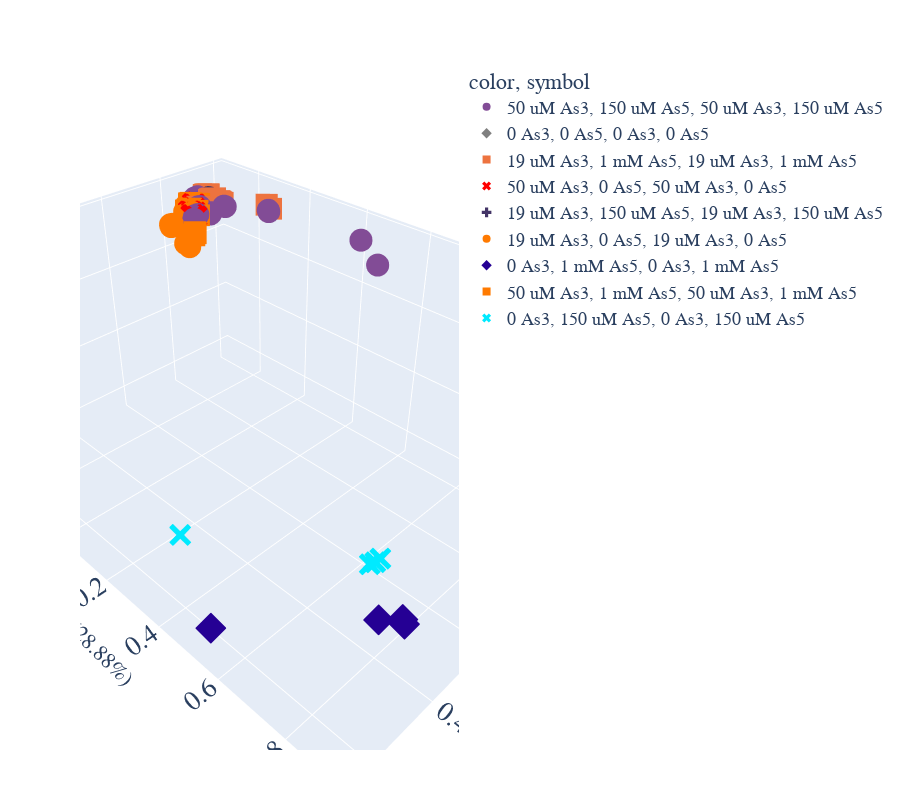

Notebook code cell kept with this figure:
### Markdown cell above
# PCA

### Code cell
reload(analysis)
var=analysis.multivar(ys,x,namedic, color_dict=color_dic)
# pc,a,b=var.pca_run()
# var.pca_fig('PC 1', 'PC 2')
# var.pca_fig('PC 1', 'PC 3')
# var.pca_fig('PC 2', 'PC 3')
var.pca_3d()

### Figure 1 — Plotly figure (JSON) as saved in the notebook; plotly's stock layout.template omitted (floating-point values rounded to 4 significant figures)
{"data": [{"hovertemplate": "<b>%{hovertext}</b><br><br>color=50 uM As3, 150 uM As5<br>symbol=50 uM As3, 150 uM As5<br>PC 3=%{x}<br>PC 2=%{y}<br>PC 1=%{z}<extra></extra>", "hovertext": ["50 uM As3, 150 uM As5", "50 uM As3, 150 uM As5", "50 uM As3, 150 uM As5", "50 uM As3, 150 uM As5", "50 uM As3, 150 uM As5", "50 uM As3, 150 uM As5", "50 uM As3, 150 uM As5", "50 uM As3, 150 uM As5", "50 uM As3, 150 uM As5", "50 uM As3, 150 uM As5", "50 uM As3, 150 uM As5", "50 uM As3, 150 uM As5", "50 uM As3, 150 uM As5", "50 uM As3, 150 uM As5", "50 uM As3, 150 uM As5", "50 uM As3, 150 uM As5", "50 uM As3, 150 uM As5", "50 uM As3, 150 uM As5", "50 uM As3, 150 uM As5", "50 uM As3, 150 uM As5", "50 uM As3, 150 uM As5", "50 uM As3, 150 uM As5", "50 uM As3, 150 uM As5", "50 uM As3, 150 uM As5", "50 uM As3, 150 uM As5"], "legendgroup": "50 uM As3, 150 uM As5, 50 uM As3, 150 uM As5", "marker": {"color": "#824c96", "symbol": "circle"}, "mode": "markers", "name": "50 uM As3, 150 uM As5, 50 uM As3, 150 uM As5", "scene": "scene", "showlegend": true, "type": "scatter3d", "x": [-0.07624, -0.0755, -0.06918, -0.06904, -0.06449, -0.2058, -0.1105, -0.1139, -0.05771, -0.05827, 0.08962, 0.07972, 0.07379, 0.06842, 0.06504, 0.02887, 0.02315, 0.01998, 0.02567, 0.0251, -0.1453, 0.02654, 0.01976, 0.03002, 0.02851], "y": [-0.2918, -0.292, -0.2956, -0.2937, -0.2941, 0.2055, -0.03881, -0.04401, -0.1542, -0.16, -0.1118, -0.1211, -0.1256, -0.1235, -0.1248, -0.1662, -0.1722, -0.1693, -0.169, -0.1667, 0.3115, -0.1194, -0.1259, -0.1373, -0.1424], "z": [0.9501, 0.9494, 0.9474, 0.947, 0.9463, 0.9332, 0.9685, 0.9698, 0.9648, 0.9643, 0.9845, 0.9854, 0.9856, 0.9863, 0.9863, 0.9823, 0.9821, 0.9828, 0.983, 0.9833, 0.9189, 0.978, 0.9781, 0.9773, 0.9774]}, {"hovertemplate": "<b>%{hovertext}</b><br><br>color=0 As3, 0 As5<br>symbol=0 As3, 0 As5<br>PC 3=%{x}<br>PC 2=%{y}<br>PC 1=%{z}<extra></extra>", "hovertext": ["0 As3, 0 As5", "0 As3, 0 As5", "0 As3, 0 As5", "0 As3, 0 As5", "0 As3, 0 As5", "0 As3, 0 As5", "0 As3, 0 As5", "0 As3, 0 As5", "0 As3, 0 As5", "0 As3, 0 As5", "0 As3, 0 As5", "0 As3, 0 As5", "0 As3, 0 As5", "0 As3, 0 As5", "0 As3, 0 As5", "0 As3, 0 As5", "0 As3, 0 As5", "0 As3, 0 As5", "0 As3, 0 As5", "0 As3, 0 As5", "0 As3, 0 As5", "0 As3, 0 As5", "0 As3, 0 As5", "0 As3, 0 As5", "0 As3, 0 As5"], "legendgroup": "0 As3, 0 As5, 0 As3, 0 As5", "marker": {"color": "grey", "symbol": "diamond"}, "mode": "markers", "name": "0 As3, 0 As5, 0 As3, 0 As5", "scene": "scene", "showlegend": true, "type": "scatter3d", "x": [-0.08521, -0.08055, -0.08392, -0.08371, -0.0847, -0.09928, -0.09475, -0.09151, -0.09401, -0.09336, -0.09244, -0.08503, -0.08222, -0.08273, -0.08378, -0.07461, -0.06899, -0.06651, -0.06398, -0.06429, -0.0877, -0.08317, -0.08197, -0.08191, -0.08179], "y": [0.9013, 0.9004, 0.9001, 0.8996, 0.899, 0.9, 0.9, 0.8996, 0.8988, 0.8996, 0.9003, 0.8999, 0.8996, 0.8993, 0.8987, 0.8996, 0.893, 0.8885, 0.8854, 0.883, 0.9063, 0.9048, 0.9034, 0.9021, 0.9012], "z": [0.4068, 0.4092, 0.4086, 0.4095, 0.4101, 0.4063, 0.4093, 0.4115, 0.4129, 0.412, 0.4068, 0.4092, 0.4104, 0.41, 0.4103, 0.3919, 0.3885, 0.3858, 0.383, 0.3829, 0.3994, 0.4, 0.3991, 0.3978, 0.3968]}, {"hovertemplate": "<b>%{hovertext}</b><br><br>color=19 uM As3, 1 mM As5<br>symbol=19 uM As3, 1 mM As5<br>PC 3=%{x}<br>PC 2=%{y}<br>PC 1=%{z}<extra></extra>", "hovertext": ["19 uM As3, 1 mM As5", "19 uM As3, 1 mM As5", "19 uM As3, 1 mM As5", "19 uM As3, 1 mM As5", "19 uM As3, 1 mM As5", "19 uM As3, 1 mM As5", "19 uM As3, 1 mM As5", "19 uM As3, 1 mM As5", "19 uM As3, 1 mM As5", "19 uM As3, 1 mM As5", "19 uM As3, 1 mM As5", "19 uM As3, 1 mM As5", "19 uM As3, 1 mM As5", "19 uM As3, 1 mM As5", "19 uM As3, 1 mM As5", "19 uM As3, 1 mM As5", "19 uM As3, 1 mM As5", "19 uM As3, 1 mM As5", "19 uM As3, 1 mM As5", "19 uM As3, 1 mM As5", "19 uM As3, 1 mM As5", "19 uM As3, 1 mM As5", "19 uM As3, 1 mM As5", "19 uM As3, 1 mM As5", "19 uM As3, 1 mM As5"], "legendgroup": "19 uM As3, 1 mM As5, 19 uM As3, 1 mM As5", "marker": {"color": "#ed733f", "symbol": "square"}, "mode": "markers", "name": "19 uM As3, 1 mM As5, 19 uM As3, 1 mM As5", "scene": "scene", "showlegend": true, "type": "scatter3d", "x": [-0.1374, -0.1363, -0.1339, -0.1325, -0.1295, -0.1212, -0.06716, -0.06725, -0.1291, -0.06849, -0.06637, -0.06079, -0.05587, -0.05069, -0.04519, -0.1296, -0.1287, -0.1264, -0.1213, -0.116, 0.01329, 0.01047, 0.01203, 0.01248, 0.01575], "y": [-0.3136, -0.3142, -0.3173, -0.3169, -0.3189, -0.04097, -0.175, -0.1831, -0.0655, -0.1889, -0.2052, -0.2087, -0.2084, -0.2079, -0.2057, -0.3068, -0.3088, -0.3109, -0.3109, -0.3107, -0.1801, -0.1838, -0.1848, -0.1878, -0.1925], "z": [0.9347, 0.9354, 0.935, 0.9353, 0.9349, 0.973, 0.9676, 0.9678, 0.9751, 0.9682, 0.9719, 0.9721, 0.9727, 0.973, 0.9733, 0.9379, 0.938, 0.9378, 0.9386, 0.9392, 0.9755, 0.9754, 0.9755, 0.975, 0.9736]}, {"hovertemplate": "<b>%{hovertext}</b><br><br>color=50 uM As3, 0 As5<br>symbol=50 uM As3, 0 As5<br>PC 3=%{x}<br>PC 2=%{y}<br>PC 1=%{z}<extra></extra>", "hovertext": ["50 uM As3, 0 As5", "50 uM As3, 0 As5", "50 uM As3, 0 As5", "50 uM As3, 0 As5", "50 uM As3, 0 As5", "50 uM As3, 0 As5", "50 uM As3, 0 As5", "50 uM As3, 0 As5", "50 uM As3, 0 As5", "50 uM As3, 0 As5", "50 uM As3, 0 As5", "50 uM As3, 0 As5", "50 uM As3, 0 As5", "50 uM As3, 0 As5", "50 uM As3, 0 As5", "50 uM As3, 0 As5", "50 uM As3, 0 As5", "50 uM As3, 0 As5", "50 uM As3, 0 As5", "50 uM As3, 0 As5", "50 uM As3, 0 As5", "50 uM As3, 0 As5", "50 uM As3, 0 As5", "50 uM As3, 0 As5", "50 uM As3, 0 As5"], "legendgroup": "50 uM As3, 0 As5, 50 uM As3, 0 As5", "marker": {"color": "#ff0000", "symbol": "x"}, "mode": "markers", "name": "50 uM As3, 0 As5, 50 uM As3, 0 As5", "scene": "scene", "showlegend": true, "type": "scatter3d", "x": [-0.02217, -0.0226, -0.02014, -0.01973, -0.01702, 0.03889, 0.0341, 0.03409, 0.03661, 0.03753, 0.01796, 0.01037, 0.01036, 0.008949, 0.008794, 0.07781, 0.08313, 0.0807, 0.07734, 0.0794, 0.06092, 0.06465, 0.06425, 0.06264, 0.06456], "y": [-0.2297, -0.2332, -0.232, -0.2341, -0.2325, -0.1651, -0.1716, -0.1744, -0.1734, -0.1745, -0.1952, -0.1987, -0.2043, -0.21, -0.2113, -0.1146, -0.1227, -0.1318, -0.1301, -0.1328, -0.1388, -0.1479, -0.1612, -0.1574, -0.1608], "z": [0.966, 0.9642, 0.9643, 0.9634, 0.9637, 0.9826, 0.9821, 0.9818, 0.9818, 0.9816, 0.9768, 0.9768, 0.9757, 0.9748, 0.9746, 0.9875, 0.9865, 0.9859, 0.9866, 0.9862, 0.9861, 0.9854, 0.9835, 0.9842, 0.9836]}, {"hovertemplate": "<b>%{hovertext}</b><br><br>color=19 uM As3, 150 uM As5<br>symbol=19 uM As3, 150 uM As5<br>PC 3=%{x}<br>PC 2=%{y}<br>PC 1=%{z}<extra></extra>", "hovertext": ["19 uM As3, 150 uM As5", "19 uM As3, 150 uM As5", "19 uM As3, 150 uM As5", "19 uM As3, 150 uM As5", "19 uM As3, 150 uM As5", "19 uM As3, 150 uM As5", "19 uM As3, 150 uM As5", "19 uM As3, 150 uM As5", "19 uM As3, 150 uM As5", "19 uM As3, 150 uM As5", "19 uM As3, 150 uM As5", "19 uM As3, 150 uM As5", "19 uM As3, 150 uM As5", "19 uM As3, 150 uM As5", "19 uM As3, 150 uM As5", "19 uM As3, 150 uM As5", "19 uM As3, 150 uM As5", "19 uM As3, 150 uM As5", "19 uM As3, 150 uM As5", "19 uM As3, 150 uM As5", "19 uM As3, 150 uM As5", "19 uM As3, 150 uM As5", "19 uM As3, 150 uM As5", "19 uM As3, 150 uM As5", "19 uM As3, 150 uM As5"], "legendgroup": "19 uM As3, 150 uM As5, 19 uM As3, 150 uM As5", "marker": {"color": "#433466", "symbol": "cross"}, "mode": "markers", "name": "19 uM As3, 150 uM As5, 19 uM As3, 150 uM As5", "scene": "scene", "showlegend": true, "type": "scatter3d", "x": [-0.09876, -0.09851, -0.09851, -0.09536, -0.09064, -0.1216, -0.1187, -0.1145, -0.1123, -0.1078, -0.1146, -0.1147, -0.1124, -0.111, -0.1082, -0.1092, -0.1076, -0.1075, -0.1028, -0.09951, -0.09725, -0.09361, -0.08701, -0.08538, -0.07946], "y": [-0.2513, -0.2546, -0.2561, -0.2562, -0.2567, -0.2965, -0.2963, -0.2976, -0.2977, -0.2986, -0.2784, -0.2829, -0.2835, -0.2842, -0.2845, -0.2757, -0.277, -0.2779, -0.2811, -0.2802, -0.2235, -0.226, -0.2283, -0.2296, -0.2314], "z": [0.961, 0.9605, 0.9603, 0.9605, 0.9608, 0.9449, 0.9454, 0.9453, 0.9453, 0.9452, 0.9507, 0.95, 0.9503, 0.9503, 0.9505, 0.9521, 0.9524, 0.9522, 0.9518, 0.9521, 0.9667, 0.9667, 0.9666, 0.9659, 0.9656]}, {"hovertemplate": "<b>%{hovertext}</b><br><br>color=19 uM As3, 0 As5<br>symbol=19 uM As3, 0 As5<br>PC 3=%{x}<br>PC 2=%{y}<br>PC 1=%{z}<extra></extra>", "hovertext": ["19 uM As3, 0 As5", "19 uM As3, 0 As5", "19 uM As3, 0 As5", "19 uM As3, 0 As5", "19 uM As3, 0 As5", "19 uM As3, 0 As5", "19 uM As3, 0 As5", "19 uM As3, 0 As5", "19 uM As3, 0 As5", "19 uM As3, 0 As5", "19 uM As3, 0 As5", "19 uM As3, 0 As5", "19 uM As3, 0 As5", "19 uM As3, 0 As5", "19 uM As3, 0 As5", "19 uM As3, 0 As5", "19 uM As3, 0 As5", "19 uM As3, 0 As5", "19 uM As3, 0 As5", "19 uM As3, 0 As5", "19 uM As3, 0 As5", "19 uM As3, 0 As5", "19 uM As3, 0 As5", "19 uM As3, 0 As5", "19 uM As3, 0 As5"], "legendgroup": "19 uM As3, 0 As5, 19 uM As3, 0 As5", "marker": {"color": "#ff7a00", "symbol": "circle"}, "mode": "markers", "name": "19 uM As3, 0 As5, 19 uM As3, 0 As5", "scene": "scene", "showlegend": true, "type": "scatter3d", "x": [0.19, 0.1814, 0.1833, 0.1841, 0.1871, 0.07738, 0.06875, 0.06726, 0.06596, 0.06407, 0.0673, 0.06689, 0.06463, 0.06688, 0.0708, 0.01236, 0.01501, 0.01493, 0.01787, 0.01989, 0.1455, 0.1392, 0.1354, 0.139, 0.1413], "y": [-0.01197, -0.02621, -0.02386, -0.02642, -0.03047, -0.1599, -0.1701, -0.1754, -0.1767, -0.1766, -0.1452, -0.1489, -0.1486, -0.1459, -0.1465, -0.2121, -0.2155, -0.2183, -0.2241, -0.2241, -0.1366, -0.1413, -0.1442, -0.1475, -0.1442], "z": [0.9725, 0.9747, 0.9747, 0.9745, 0.9739, 0.98, 0.98, 0.9796, 0.9798, 0.9803, 0.9849, 0.9848, 0.9853, 0.9857, 0.9853, 0.9741, 0.974, 0.9735, 0.9719, 0.9718, 0.9735, 0.9741, 0.9747, 0.9736, 0.974]}, {"hovertemplate": "<b>%{hovertext}</b><br><br>color=0 As3, 1 mM As5<br>symbol=0 As3, 1 mM As5<br>PC 3=%{x}<br>PC 2=%{y}<br>PC 1=%{z}<extra></extra>", "hovertext": ["0 As3, 1 mM As5", "0 As3, 1 mM As5", "0 As3, 1 mM As5", "0 As3, 1 mM As5", "0 As3, 1 mM As5", "0 As3, 1 mM As5", "0 As3, 1 mM As5", "0 As3, 1 mM As5", "0 As3, 1 mM As5", "0 As3, 1 mM As5", "0 As3, 1 mM As5", "0 As3, 1 mM As5", "0 As3, 1 mM As5", "0 As3, 1 mM As5", "0 As3, 1 mM As5", "0 As3, 1 mM As5", "0 As3, 1 mM As5", "0 As3, 1 mM As5", "0 As3, 1 mM As5", "0 As3, 1 mM As5", "0 As3, 1 mM As5", "0 As3, 1 mM As5", "0 As3, 1 mM As5", "0 As3, 1 mM As5", "0 As3, 1 mM As5"], "legendgroup": "0 As3, 1 mM As5, 0 As3, 1 mM As5", "marker": {"color": "#250094", "symbol": "diamond"}, "mode": "markers", "name": "0 As3, 1 mM As5, 0 As3, 1 mM As5", "scene": "scene", "showlegend": true, "type": "scatter3d", "x": [-0.09216, -0.09052, -0.09196, -0.08844, -0.08013, -0.08561, -0.08024, -0.07742, -0.07314, -0.06813, -0.06235, -0.05578, -0.05113, -0.0483, -0.04617, -0.04454, -0.03592, -0.03155, -0.02992, -0.02813, 0.09858, 0.3296, 0.6515, 0.3302, 0.3779], "y": [0.9032, 0.9026, 0.9011, 0.9003, 0.8997, 0.9069, 0.9055, 0.9044, 0.9028, 0.9014, 0.9168, 0.9159, 0.9154, 0.9145, 0.9138, 0.9121, 0.9121, 0.9119, 0.9115, 0.9113, 0.9055, 0.8203, 0.5511, 0.8149, 0.7851], "z": [0.3875, 0.3901, 0.3938, 0.3971, 0.4014, 0.3937, 0.3991, 0.4029, 0.4079, 0.4121, 0.3835, 0.3879, 0.3905, 0.3933, 0.3959, 0.3942, 0.3966, 0.3982, 0.4, 0.4013, 0.3486, 0.3989, 0.4304, 0.4102, 0.4238]}, {"hovertemplate": "<b>%{hovertext}</b><br><br>color=50 uM As3, 1 mM As5<br>symbol=50 uM As3, 1 mM As5<br>PC 3=%{x}<br>PC 2=%{y}<br>PC 1=%{z}<extra></extra>", "hovertext": ["50 uM As3, 1 mM As5", "50 uM As3, 1 mM As5", "50 uM As3, 1 mM As5", "50 uM As3, 1 mM As5", "50 uM As3, 1 mM As5", "50 uM As3, 1 mM As5", "50 uM As3, 1 mM As5", "50 uM As3, 1 mM As5", "50 uM As3, 1 mM As5", "50 uM As3, 1 mM As5", "50 uM As3, 1 mM As5", "50 uM As3, 1 mM As5", "50 uM As3, 1 mM As5", "50 uM As3, 1 mM As5", "50 uM As3, 1 mM As5", "50 uM As3, 1 mM As5", "50 uM As3, 1 mM As5", "50 uM As3, 1 mM As5", "50 uM As3, 1 mM As5", "50 uM As3, 1 mM As5", "50 uM As3, 1 mM As5", "50 uM As3, 1 mM As5", "50 uM As3, 1 mM As5", "50 uM As3, 1 mM As5", "50 uM As3, 1 mM As5"], "legendgroup": "50 uM As3, 1 mM As5, 50 uM As3, 1 mM As5", "marker": {"color": "#ff7a00", "symbol": "square"}, "mode": "markers", "name": "50 uM As3, 1 mM As5, 50 uM As3, 1 mM As5", "scene": "scene", "showlegend": true, "type": "scatter3d", "x": [0.06305, 0.04962, 0.0442, 0.05527, 0.05673, -0.001639, 0.002294, 0.0003314, 0.003855, 0.006113, -0.001917, -0.001314, 0.001043, -0.0009293, 0.002731, 0.04386, 0.05436, 0.04471, 0.05886, 0.06282, 0.146, 0.1549, 0.1373, 0.1349, 0.156], "y": [-0.1229, -0.1469, -0.1504, -0.1606, -0.161, -0.2325, -0.2348, -0.2354, -0.2293, -0.231, -0.1972, -0.2042, -0.2046, -0.2018, -0.205, -0.1774, -0.1783, -0.1775, -0.1776, -0.1753, -0.04555, -0.05346, -0.05041, -0.05559, -0.05175], "z": [0.9842, 0.9832, 0.9832, 0.9817, 0.9814, 0.9693, 0.9682, 0.9678, 0.9685, 0.967, 0.976, 0.9747, 0.975, 0.9758, 0.9753, 0.9816, 0.9815, 0.9816, 0.9813, 0.9813, 0.9781, 0.9757, 0.9795, 0.9801, 0.9765]}, {"hovertemplate": "<b>%{hovertext}</b><br><br>color=0 As3, 150 uM As5<br>symbol=0 As3, 150 uM As5<br>PC 3=%{x}<br>PC 2=%{y}<br>PC 1=%{z}<extra></extra>", "hovertext": ["0 As3, 150 uM As5", "0 As3, 150 uM As5", "0 As3, 150 uM As5", "0 As3, 150 uM As5", "0 As3, 150 uM As5", "0 As3, 150 uM As5", "0 As3, 150 uM As5", "0 As3, 150 uM As5", "0 As3, 150 uM As5", "0 As3, 150 uM As5", "0 As3, 150 uM As5", "0 As3, 150 uM As5", "0 As3, 150 uM As5", "0 As3, 150 uM As5", "0 As3, 150 uM As5", "0 As3, 150 uM As5", "0 As3, 150 uM As5", "0 As3, 150 uM As5", "0 As3, 150 uM As5", "0 As3, 150 uM As5", "0 As3, 150 uM As5", "0 As3, 150 uM As5", "0 As3, 150 uM As5", "0 As3, 150 uM As5", "0 As3, 150 uM As5"], "legendgroup": "0 As3, 150 uM As5, 0 As3, 150 uM As5", "marker": {"color": "#00eaff", "symbol": "x"}, "mode": "markers", "name": "0 As3, 150 uM As5, 0 As3, 150 uM As5", "scene": "scene", "showlegend": true, "type": "scatter3d", "x": [0.02282, 0.009698, 0.08074, 0.3275, 0.3159, 0.02517, 0.01699, 0.09892, 0.3395, 0.6001, -0.02631, -0.02024, -0.01762, -0.01558, -0.01304, -0.03063, -0.01571, -0.00881, -0.004904, -0.001948, -0.002845, 2.871e-05, 0.002234, 0.004537, 0.01146], "y": [0.8944, 0.8962, 0.8724, 0.726, 0.7301, 0.8931, 0.8948, 0.8681, 0.7207, 0.4022, 0.9144, 0.9131, 0.9121, 0.9112, 0.9103, 0.9158, 0.9144, 0.9135, 0.9123, 0.9117, 0.9081, 0.9072, 0.9058, 0.9046, 0.9024], "z": [0.397, 0.3952, 0.4278, 0.5182, 0.5239, 0.4013, 0.3997, 0.4316, 0.5169, 0.5643, 0.3974, 0.4007, 0.4033, 0.4057, 0.408, 0.392, 0.3961, 0.3984, 0.4008, 0.4025, 0.4083, 0.4107, 0.4138, 0.4161, 0.4195]}], "layout": {"font": {"family": "Arial", "size": 18}, "height": 800, "legend": {"title": {"text": "color, symbol"}, "tracegroupgap": 0}, "margin": {"b": 50, "t": 60}, "scene": {"domain": {"x": [0, 1], "y": [0, 1]}, "xaxis": {"title": {"text": "PC 3 (1.3%)"}}, "yaxis": {"title": {"text": "PC 2 (28.88%)"}}, "zaxis": {"title": {"text": "PC 1 (68.18%)"}}}}}
